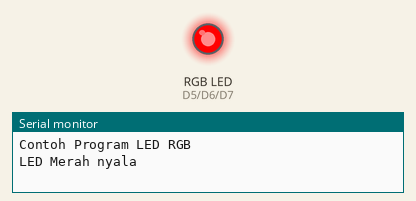
This program was run on a simulated ESP8266 (NodeMCU). On the bench: an RGB LED mixed from three pins (HIGH = lit), the last lines printed to the serial monitor.

Above: at 0.5 s.
At 1.5 s:
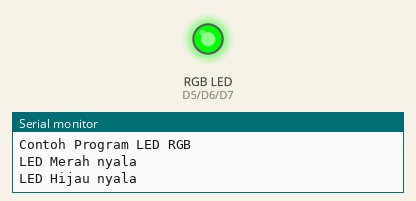
At 5.5 s:
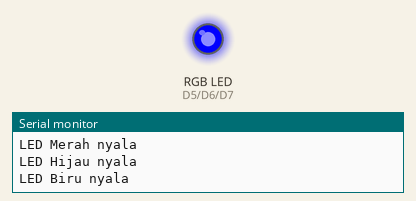
Timing chart, 0 to 6.9 s (numbered marks = the images above):
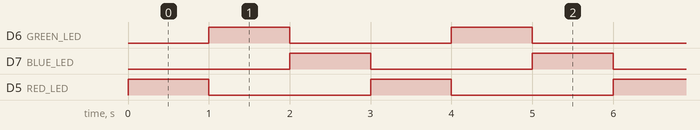

The program:

main.cpp
```cpp
#include <Arduino.h>
#define RED_LED D5 //led warna merah
#define GREEN_LED D6 //led warna hijau
#define BLUE_LED D7 //led warnah biru

void setup() {
Serial.begin(115200);
pinMode(RED_LED,OUTPUT);//atur pin-pin digital sebagai output
pinMode(GREEN_LED,OUTPUT);
pinMode(BLUE_LED,OUTPUT);
Serial.println("Contoh Program LED RGB");
}
void rgbLED(){
digitalWrite(RED_LED, HIGH);
digitalWrite(GREEN_LED, LOW);
digitalWrite(BLUE_LED, LOW);
Serial.println("LED Merah nyala");
delay(1000);
digitalWrite(RED_LED, LOW);
digitalWrite(GREEN_LED, HIGH);
digitalWrite(BLUE_LED, LOW);
Serial.println("LED Hijau nyala");
delay(1000);
digitalWrite(RED_LED, LOW);
digitalWrite(GREEN_LED, LOW);
digitalWrite(BLUE_LED, HIGH);
Serial.println("LED Biru nyala");
delay(1000);
}

void loop() {
rgbLED();
}
```

prac1.cpp
```cpp
// #include <Arduino.h>
#define RED_LED D5 //led warna merah
#define GREEN_LED D6 //led warna hijau
#define BLUE_LED D7 //led warnah biru
/*
void setup() {
Serial.begin(115200);
pinMode(RED_LED,OUTPUT);//atur pin-pin digital sebagai output
pinMode(GREEN_LED,OUTPUT);
pinMode(BLUE_LED,OUTPUT);
Serial.println("Contoh Program LED RGB");
}
void rgbLED(){
digitalWrite(RED_LED, HIGH);
digitalWrite(GREEN_LED, LOW);
digitalWrite(BLUE_LED, LOW);
Serial.println("LED Merah nyala");
delay(1000);
digitalWrite(RED_LED, LOW);
digitalWrite(GREEN_LED, HIGH);
digitalWrite(BLUE_LED, LOW);
Serial.println("LED Hijau nyala");
delay(1000);
digitalWrite(RED_LED, LOW);
digitalWrite(GREEN_LED, LOW);
digitalWrite(BLUE_LED, HIGH);
Serial.println("LED Biru nyala");
delay(1000);
}

void loop() {
rgbLED();
}
*/
```

prac2.cpp
```cpp
//#include <Arduino.h>
#define RED_LED D5 //led warna merah
#define GREEN_LED D6 //led warna hijau
#define BLUE_LED D7 //led warnah biru

/*
void setup()
{
Serial.begin(115200);
pinMode(RED_LED, OUTPUT); //atur pin-pin digital sebagai output
Serial.println("Contoh Program LED SOS");

}
void loop()
{
// 3 dits (3 titik atau huruf S)
for (int x = 0; x < 3; x++)
{
digitalWrite(RED_LED, HIGH); // LED nyala
delay(150); // delay selama 150ms
digitalWrite(RED_LED, LOW); // LED mati
delay(100); // delay selama 100ms
}
delay(100);

// 3 dahs (3 garis atau huruf O)
for (int x = 0; x < 3; x++)
{
digitalWrite(RED_LED, HIGH); // LED nyala
delay(400); // delay selama 400ms
digitalWrite(RED_LED, LOW); // LED mati
delay(100); // delay selama 100ms
}
// 100ms delay to cause slight gap between letters
delay(100);

// 3 dits again (3 titik atau huruf S)
for (int x = 0; x < 3; x++)
{
digitalWrite(RED_LED, HIGH); // LED nyala
delay(150); // delay selama 150ms
digitalWrite(RED_LED, LOW); // LED mati
delay(100); // delay selama 100ms
}
// wait 5 seconds before repeating the SOS signal
delay(5000);
}
*/
```

task.cpp
```cpp
/*

#include <Arduino.h>
#define RED_LED D5 //led warna merah
#define GREEN_LED D6 //led warna hijau
#define BLUE_LED D7
#define LED D0

void setup() {
Serial.begin(115200);
pinMode(RED_LED,OUTPUT);//atur pin-pin digital sebagai output
pinMode(GREEN_LED,OUTPUT);
pinMode(BLUE_LED,OUTPUT);

pinMode(LED,OUTPUT);
Serial.println("Contoh Program LED RGB");
}

void rgbLED(){
digitalWrite(GREEN_LED, HIGH);
delay(1000);
digitalWrite(GREEN_LED, LOW);
delay(1000);
}

void loop() {
rgbLED();
  digitalWrite(LED,HIGH);
  delay(1000);

  digitalWrite(LED,LOW);
  delay(1000);
}
*/
```

Measured:
- by itself, D6 (GREEN_LED), D7 (BLUE_LED), D5 (RED_LED): alternates HIGH for 1.0 s and LOW for 2.0 s
- by itself, everything shown: repeats every 3.0 s, in 3 steps
